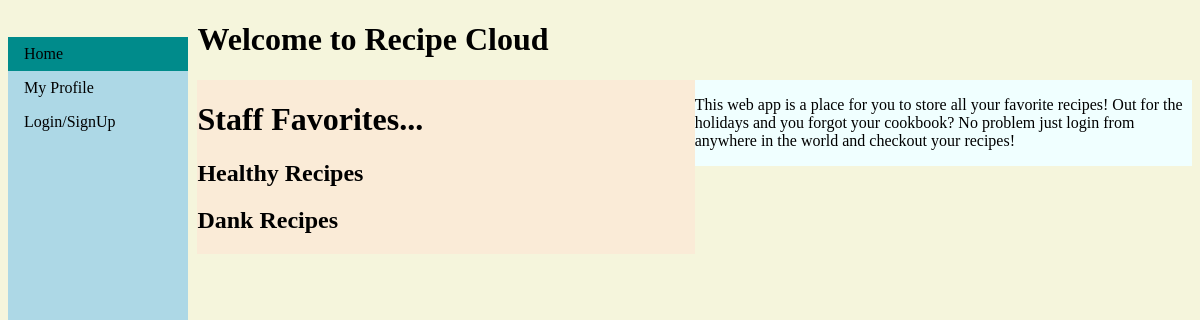
Before: / with the older database file.
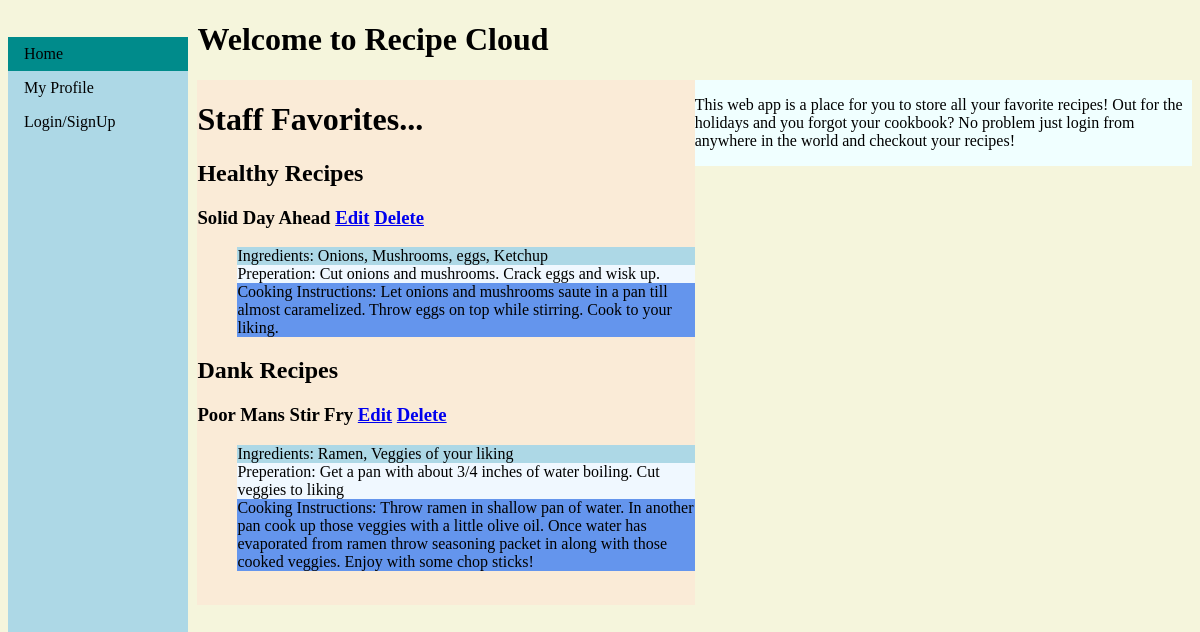
After: the same page with the newer database file.
### app.py (models this page shows)
class HlthyRec(db.Model):
    id =            db.Column(db.Integer, primary_key=True)
    name        =   db.Column(db.String(100))
    ingredients =   db.Column(db.String(1000))
    preperation =   db.Column(db.String(10000))
    cooking     =   db.Column(db.String(10000))
    userId      =   db.Column(db.Integer, db.ForeignKey('user.id'))

class DankRec(db.Model):
    id          = db.Column(db.Integer, primary_key=True)
    name        = db.Column(db.String(100))
    ingredients = db.Column(db.String(1000))
    preperation = db.Column(db.String(10000))
    cooking     = db.Column(db.String(1000))
    userId      = db.Column(db.Integer, db.ForeignKey('user.id'))

### app.py (the view)
@app.route('/')
def home():
    hlthyRecs = HlthyRec.query.filter_by(userId=1)
    dankRecs = DankRec.query.filter_by(userId=1)
    userExist = False
    try:
        current_user.id
        userExist = True
    except:
        print("No Current User")
    return render_template('home.html', hlthyRecs=hlthyRecs, dankRecs=dankRecs,
                           username="Staff", userExist=userExist)

### templates/home.html (shortened to what this page needs)
<!DOCTYPE html>
<html lang="en">
<head>
</head>
<body>
    {% extends "base.html" %}
    {% block content %}
    <div class="main">
        <h1>Welcome to  Recipe Cloud</h1>
        <div id="left">
            <h1>Staff Favorites...</h1>
            <h2>Healthy Recipes</h2>
            {% if hlthyRecs %}
                {% for item in hlthyRecs %}
                    <h3>{{item.name}} <a href="/edithlthy/{{item.id}}">Edit</a> <a href="/hlthydelete/{{item.id}}">Delete</a> </h3>
                    <ul>
                        <li class="ingredients">Ingredients: {{item.ingredients}}</li>
                        <li class="preperation">Preperation: {{item.preperation}}</li>
                        <li class="cooking">Cooking Instructions: {{item.cooking}}</li>
                    </ul>
                {% endfor %}
            {% endif %}
            <h2>Dank Recipes</h2>
            {% if dankRecs %}
                {% for item in dankRecs %}
                    <h3>{{item.name}} <a href="/editdank/{{item.id}}">Edit</a> <a href="/dankdelete/{{item.id}}">Delete</a> </h3>
                    <ul>
                        <li class="ingredients">Ingredients: {{item.ingredients}}</li>
                        <li class="preperation">Preperation: {{item.preperation}}</li>
                        <li class="cooking">Cooking Instructions: {{item.cooking}}</li>
                        <li><img src="" id="imageupload"> </li>
                    </ul>
                {% endfor %}
            {% endif %}
        </div>
        <div id="right">
            <p>This web app is a place for you to store all your
            favorite recipes! Out for the holidays and you forgot
            your cookbook? No problem just login from anywhere in the
            world and checkout your recipes!</p>
        </div>
    </div>
    {% endblock %}

Changed rows visible on the page:
added HlthyRec: name "Solid Day Ahead", ingredients "Onions, Mushrooms, eggs, Ketchup", preperation "Cut onions and mushrooms. Crack eggs and wisk up.", cooking "Let onions and mushrooms saute in a pan till almost caramelized. Throw eggs on top while stirring. Cook to your liking."
added DankRec: name "Poor Mans Stir Fry", ingredients "Ramen, Veggies of your liking", preperation "Get a pan with about 3/4 inches of water boiling. Cut veggies to liking", cooking "Throw ramen in shallow pan of water. In another pan cook up those veggies with a little olive oil. Once water has evaporated from ramen throw seasoning packet in along with those cooked veggies. Enjoy with some chop sticks!"
